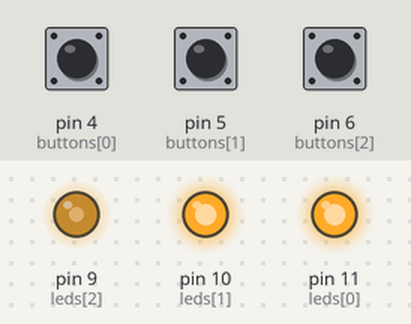
A sketch run on a simulated Arduino Uno, built with avr-gcc and run on an emulated ATmega328P. On the bench: output pins drawn as LEDs (lit = HIGH). The test bench sets the inputs (shaded band); at power-on: pin 4 (buttons[0]) HIGH, pin 5 (buttons[1]) HIGH, pin 6 (buttons[2]) HIGH.

Above: at 1.2 s.
1.3 s: pin 4 (buttons[0]) pulled LOW for 0.15 s
At 2.4 s:
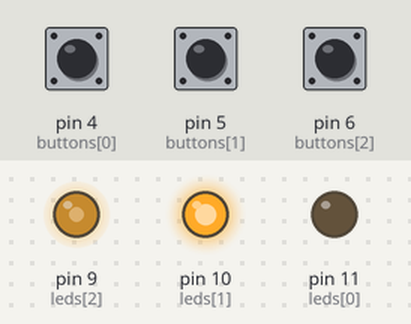
2.9 s: pin 5 (buttons[1]) pulled LOW for 0.15 s
At 3.6 s:
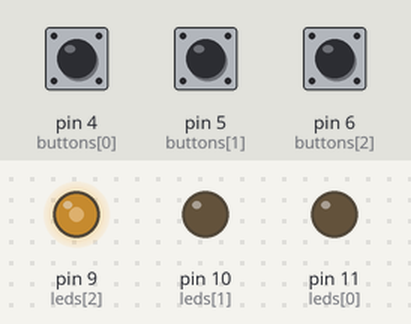
4.5 s: pin 4 (buttons[0]) pulled LOW for 1 s
At 6.1 s:
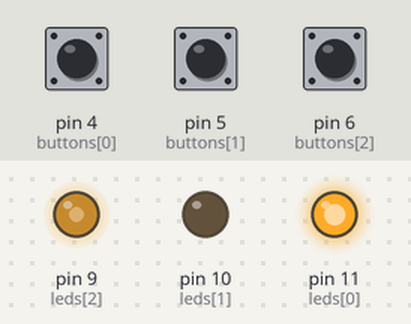
7.0 s: pin 4 (buttons[0]) pulled LOW for 3.2 s
At 10.9 s:
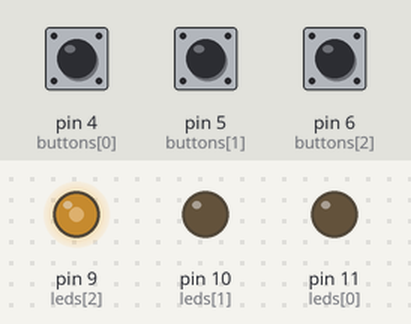
11.7 s: pin 5 (buttons[1]) pulled LOW for 1 s
At 14.0 s:
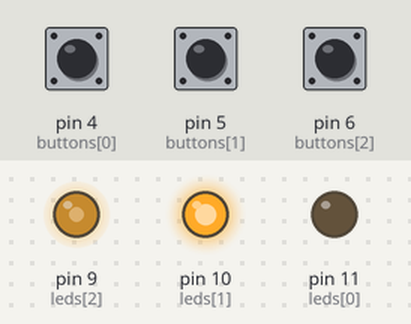
Timing chart, 0 to 15.2 s (numbered marks = the images above; inputs shaded):
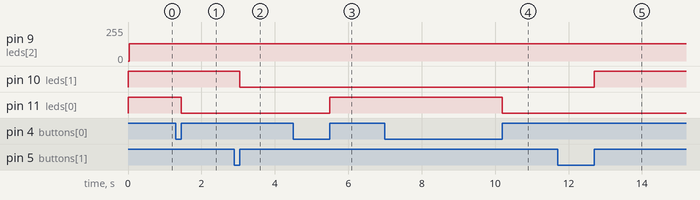

Measured:
- after the input at 1.3 s, pin 11 (leds[0]): HIGH → LOW after 0.15 s
- after the input at 2.9 s, pin 10 (leds[1]): HIGH → LOW after 0.15 s
- after the input at 4.5 s, pin 11 (leds[0]): LOW → HIGH after 1.0 s
- after the input at 7.0 s, pin 11 (leds[0]): HIGH → LOW after 3.2 s
- after the input at 11.7 s, pin 10 (leds[1]): LOW → HIGH after 1.0 s

The sketch:

TrafficLight.ino
```cpp
const int num_leds = 3;
int leds[num_leds] = {11, 10, 9};
int buttons[num_leds] = {4, 5, 6};
boolean buttonState[num_leds] = {0, 0, 0};
boolean ledState[num_leds] = {0, 0, 0};

int ledDelays[num_leds] = {100, 50, 200};
int ledTime[num_leds] = {0, 0, 0};

int elapsedTime = 0;


const int BAUD_RATE = 9600;

void setup()
{
  Serial.begin(BAUD_RATE);

  for (int i=0; i<num_leds; i++) {
    pinMode(leds[i], OUTPUT);
    pinMode(buttons[i], INPUT_PULLUP);
  }

}

void loop()
{
  for (int i=0; i<num_leds; i++) {
    boolean state = digitalRead(buttons[i]);

    if (!buttonState[i] && state) ledState[i] = !ledState[i];
    buttonState[i] = state;

    analogWrite(leds[i], 255*ledState[i]);
  }

  ledState[2] = !ledState[2];
  analogWrite(leds[2], 255*ledState[2]);
}
```
